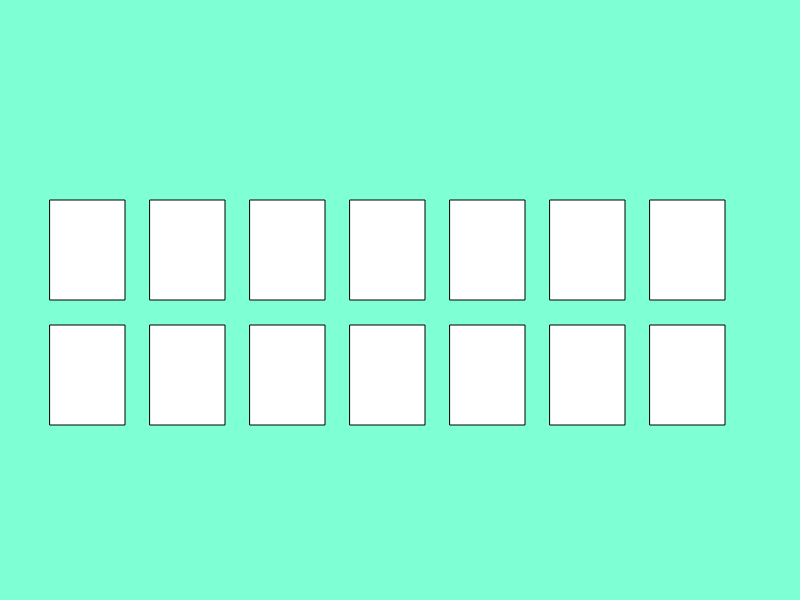
Frame 1 (no input)
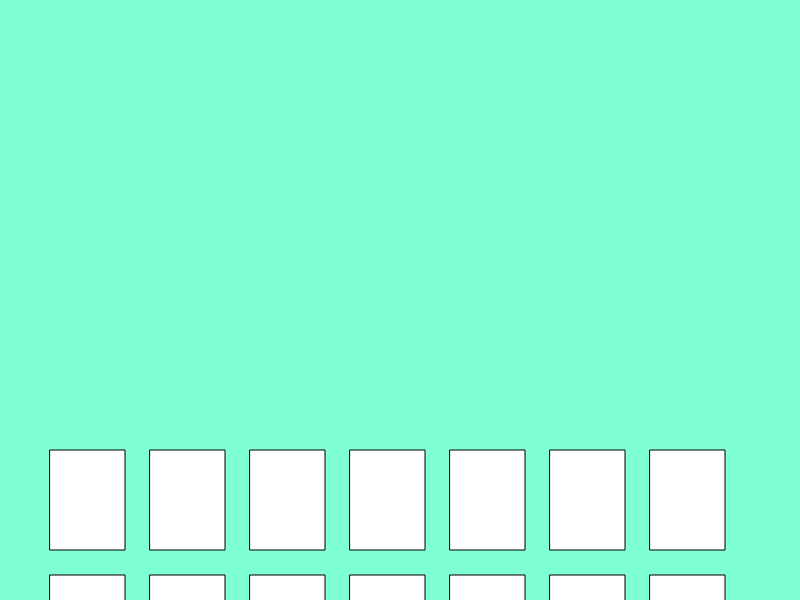
Frame 2 (the mouse pressed at the canvas centre, redrawn once)

The p5.js sketch that drew these frames (run headless with seeded random() and noise() and a simulated clock; the mouse was pressed at the canvas centre and the sketch redrawn once):

// p5.js sketch
// ── sketch.js
const myCard = [];
let startingX = 50;
let startingY = 200;
let width = 75;
let height = 100;
let gap = 25;

function setup() {
  createCanvas(800, 600);
}

function draw() {
  noLoop();
  background('aquamarine');
  // j loop is for the rows vertically
  for (let j = 0; j < 2; j++) {
    // i loop is for the columns horizontically
    for (let i = 0; i < 7; i++) {
      rect(startingX, startingY, width, height);
      startingX = startingX + width + gap;
    }
    startingY = startingY + height + gap;
    startingX = 50;
  }
}
